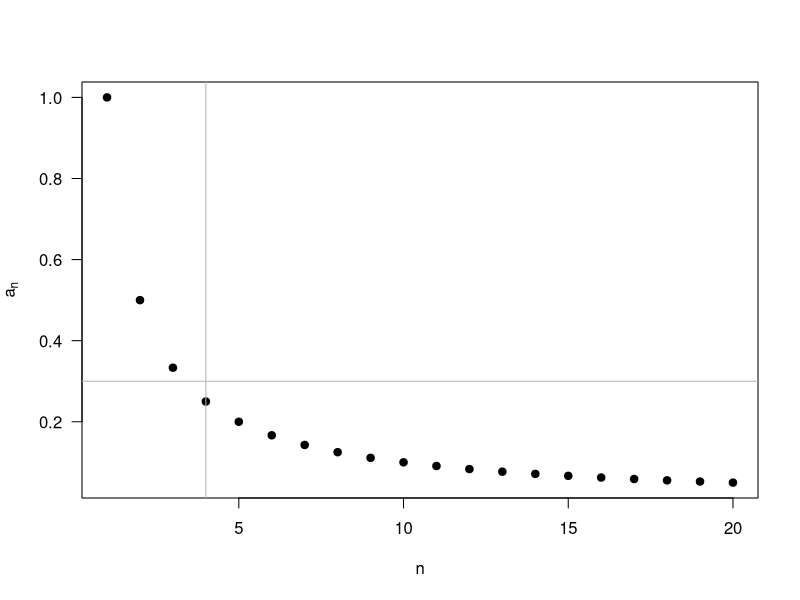
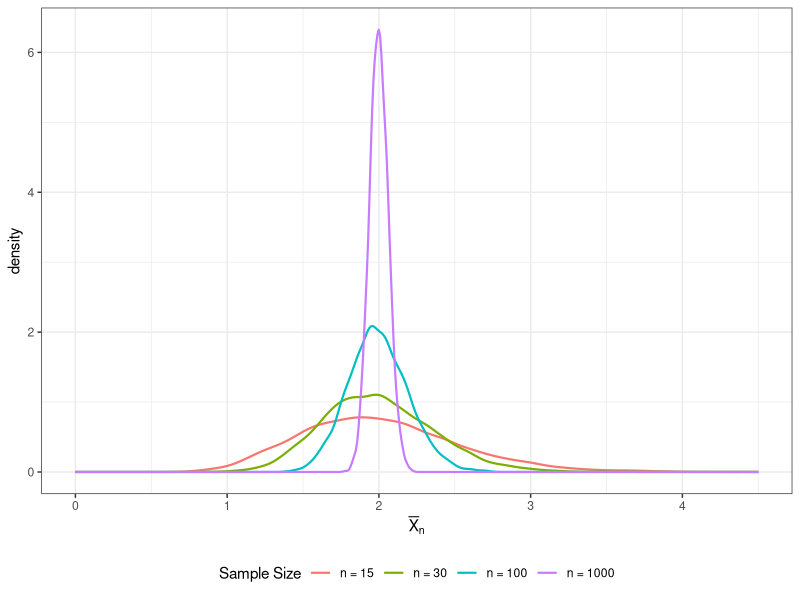
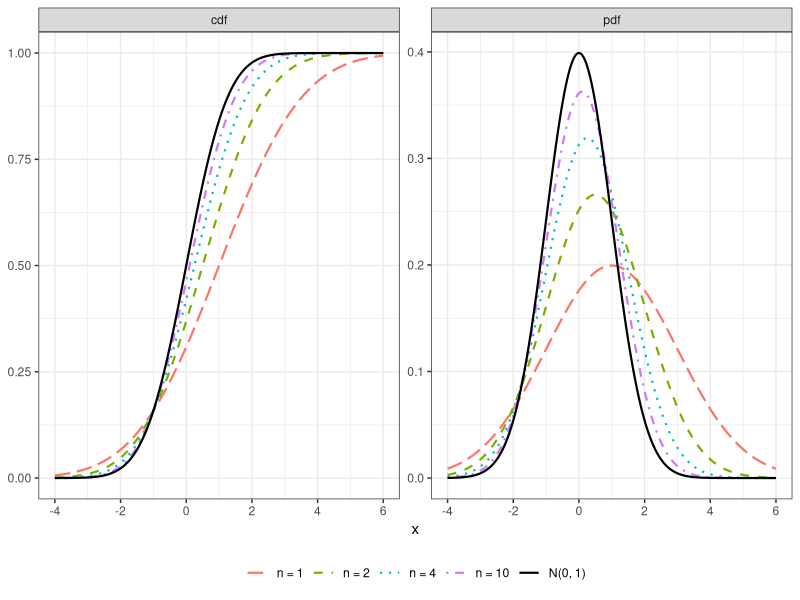
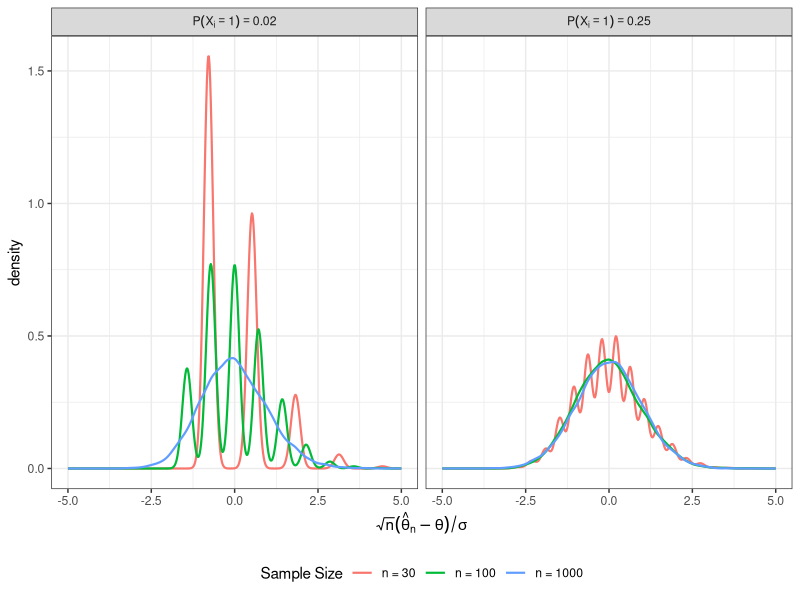
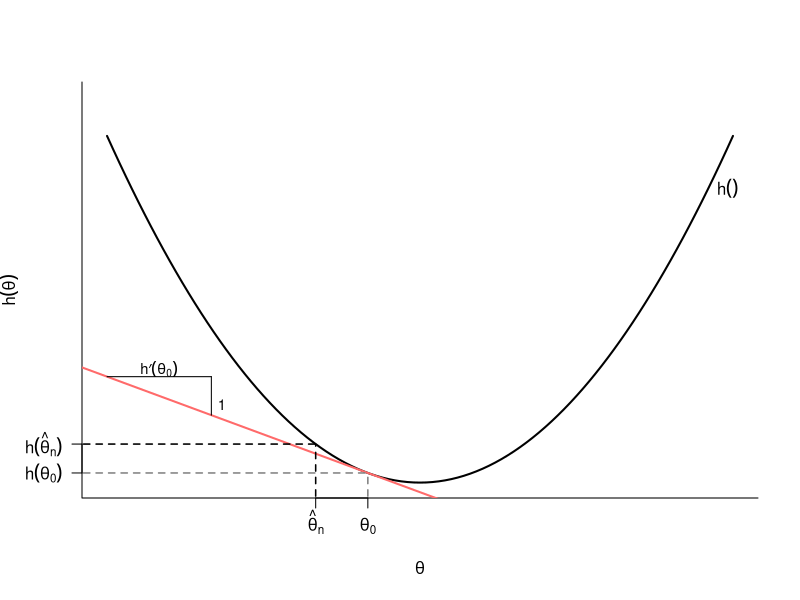

R code for these plots, in order:
## ---- chunk 1
#| message: false
#| warning: false
#| echo: false
library(tidyverse)
## ---- chunk 2
#| label: "fig-sequence"
#| echo: false
#| fig-cap: "Sequence 1/n from n = 1 to n = 20."
plot(
  x = 1:20, y = 1 / (1:20), las = 1,
  pch = 19, xlab = "n", ylab = expression(a[n])
)
abline(h = 0.3, col = "grey70")
abline(v = 4, col = "grey70")
## ---- chunk 3
#| label: "fig-lln-sim"
#| echo: false
#| warning: false
#| fig-cap: |
#|  Sampling distribution of the sample mean as a function of
#|  sample size.

set.seed(02140)
n_sims <- 10000
sim_df <- expand_grid(
  n = c(15, 30, 100, 1000),
  rate = c(0.5)
) |>
  mutate(
    draws = map2(n, rate, \(n, rate) rgamma(n_sims, shape = n, rate = rate))
  ) |>
  unnest(draws) |>
  group_by(n, rate) |>
  mutate(
    xbar = draws / n,
    `Sample Size` = factor(
      paste0("n = ", n),
      levels = c("n = 15", "n = 30", "n = 100", "n = 1000")
    )
  )


ggplot(sim_df, aes(x = xbar, group = `Sample Size`, color = `Sample Size`)) +
  geom_density(
    linewidth = 0.75,
    key_glyph = "smooth"
  ) +
  theme_bw() +
  theme(legend.position = "bottom", legend.direction = "horizontal") +
  labs(
    x = expression(bar(X)[n])
  ) +
  lims(
    x = c(0, 4.5)
  )
## ---- chunk 4
#| label: "fig-indist"
#| echo: false
#| fig-cap: |
#|  Convergence in distribution of $X_n \sim \N(1/n, (1 + 1/n)^2)$
#|  to the standard normal.
n_labs <- c("n = 1", "n = 2", "n = 4", "n = 10", "N(0, 1)")
indist_df <- expand_grid(
  n = c(1, 2, 4, 10, Inf),
  x = seq(-4, 6, length.out = 500)
) |>
  mutate(
    mu = 1 / n,
    sd = 1 + 1 / n,
    cdf = pnorm(x, mean = mu, sd = sd),
    pdf = dnorm(x, mean = mu, sd = sd),
    dist = factor(n, levels = c(1, 2, 4, 10, Inf), labels = n_labs)
  ) |>
  pivot_longer(c(cdf, pdf), names_to = "fun", values_to = "value")

ggplot(indist_df, aes(x = x, y = value, color = dist, linetype = dist)) +
  geom_line(linewidth = 0.75) +
  facet_wrap(~fun, scales = "free_y") +
  scale_color_manual(values = c(scales::hue_pal()(4), "black")) +
  scale_linetype_manual(
    values = c("longdash", "dashed", "dotted", "dotdash", "solid")
  ) +
  theme_bw() +
  theme(
    legend.position = "bottom",
    legend.direction = "horizontal",
    legend.title = element_blank()
  ) +
  labs(x = "x", y = NULL)
## ---- chunk 5
#| label: fig-clt
#| echo: false
#| message: false
#| fig-cap: |
#|  Sampling distributions of the normalized sample proportions at different probabilities of success and different sample sizes.
set.seed(02140)
n_sims <- 10000
sim_df <- expand_grid(
  n = c(30, 100, 1000),
  prob = c(0.02, 0.25)
) |>
  mutate(
    draws = map2(n, prob, \(n, p) rbinom(n_sims, size = n, prob = p))
  ) |>
  unnest(draws) |>
  mutate(
    xbar = draws / n,
    z = sqrt(n) * (xbar - prob) / sqrt(prob * (1 - prob)),
    `Sample Size` = factor(
      paste0("n = ", n),
      levels = c("n = 30", "n = 100", "n = 1000")
    ),
    prob_lab = ifelse(
      prob == 0.02,
      "P(X[i] == 1) == 0.02",
      "P(X[i] == 1) == 0.25"
    )
  )


ggplot(sim_df, aes(x = z, group = `Sample Size`, color = `Sample Size`)) +
  geom_density(
    linewidth = 0.75,
    key_glyph = "smooth"
  ) +
  facet_grid(~prob_lab, labeller = label_parsed) +
  theme_bw() +
  theme(legend.position = "bottom", legend.direction = "horizontal") +
  labs(
    x = expression(sqrt(n) * (hat(theta)[n] - theta) / sigma)
  ) +
  lims(
    x = c(-5, 5)
  )
## ---- chunk 6
#| label: "fig-delta"
#| echo: false
#| fig-cap: "Linear approximation to nonlinear functions."

curve(
  x^2,
  from = -3, to = 3, lwd = 2, bty = "l", ylim = c(0, 10),
  xaxt = "n", yaxt = "n", xlab = expression(theta),
  ylab = expression(h(theta))
)
axis(
  side = 1, at = c(-0.5, -1),
  labels = c(expression(theta[0]), expression(hat(theta)[n]))
)
axis(
  side = 2, at = c(0.5^2, 1),
  labels = c(expression(h(theta[0])), expression(h(hat(theta)[n]))), las = 1
)
abline(a = -0.25, b = -1, col = "indianred1", lwd = 2)
segments(x0 = -1, y0 = -1, y1 = 1, lty = 2, lwd = 1.5)
segments(x0 = -0.5, y0 = -1, y1 = 0.5^2, lty = 2, lwd = 1.5, col = "grey50")
segments(
  x0 = -20, x1 = -0.5, y0 = 0.5^2, lwd = 1.5, lty = 2, col = "grey50"
)
segments(x0 = -20, x1 = -1, y0 = 1, lwd = 1.5, lty = 2, col = "black")
segments(x0 = -2, x1 = -2, y0 = 1.75, y1 = 2.75)
segments(x0 = -3, x1 = -2, y0 = 2.75, y1 = 2.75)
text(
  x = -2.5,
  y = 2.95, expression(h * minute * (theta[0])),
  cex = 0.88,
)
text(x = -1.9, y = 2.25, "1", pos = 1, cex = 0.88, offset = 0.25)
text(x = 2.75, y = 2.75^2, expression(h()), pos = 4)
